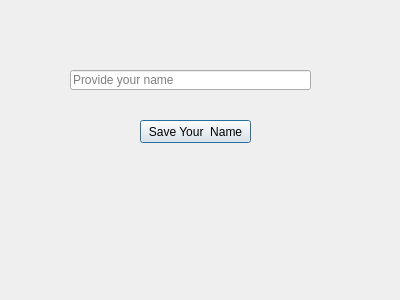
<?xml version="1.0" encoding="UTF-8"?>
<ui version="4.0">
 <class>MyDialog</class>
 <widget class="QDialog" name="MyDialog">
  <property name="geometry">
   <rect>
    <x>0</x>
    <y>0</y>
    <width>400</width>
    <height>300</height>
   </rect>
  </property>
  <property name="windowTitle">
   <string>Your Name Saver</string>
  </property>
  <widget class="QPushButton" name="saveButton">
   <property name="geometry">
    <rect>
     <x>140</x>
     <y>120</y>
     <width>111</width>
     <height>23</height>
    </rect>
   </property>
   <property name="text">
    <string>Save Your  Name</string>
   </property>
  </widget>
  <widget class="QLineEdit" name="name">
   <property name="geometry">
    <rect>
     <x>70</x>
     <y>70</y>
     <width>241</width>
     <height>20</height>
    </rect>
   </property>
   <property name="autoFillBackground">
    <bool>false</bool>
   </property>
   <property name="inputMask">
    <string/>
   </property>
   <property name="maxLength">
    <number>100</number>
   </property>
   <property name="placeholderText">
    <string>Provide your name</string>
   </property>
  </widget>
 </widget>
 <resources/>
 <connections/>
</ui>
